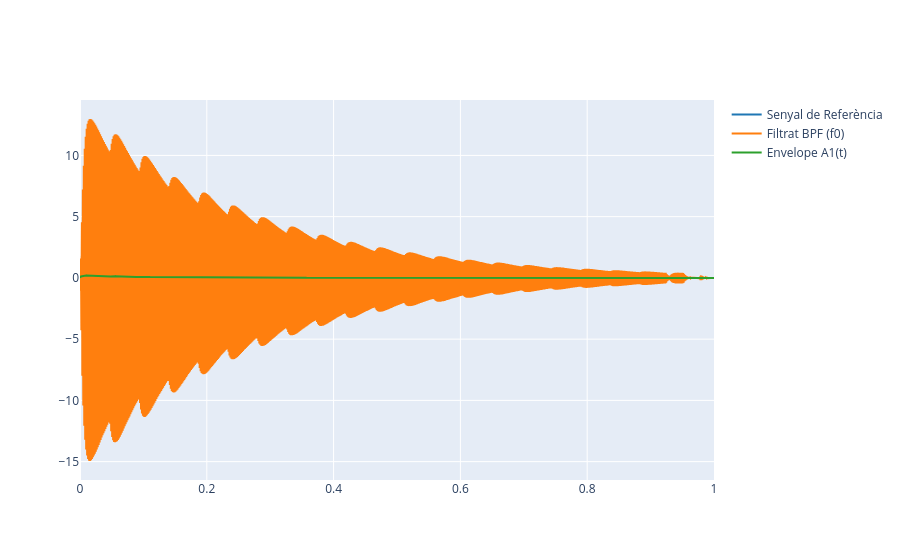

Notebook source saved alongside this figure:
### Markdown cell above
For instance, the following code should extract the envelope of the fundamental frequency component. Change the value of $f_0$ to coincide with your fundamental frequency and check the result.

### Code cell
f0 = 656.7627

#MIRAR SI LA GRÀFICA VA BÉ

bpf_f0 = bpf(ref, f0, fs, r=0.995) #Apliquem el bpf
envelope_f0 = envelope_iir(y, r=0.7) #Calculem l'envelope

plot_signals(y=[ref, bpf_f0, envelope_f0],sr=fs,name=['Senyal de Referència', 'Filtrat BPF (f0)', 'Envelope A1(t)'])

### Figure 1 — Plotly figure (JSON) as saved in the notebook; plotly's stock layout.template omitted (floating-point values rounded to 4 significant figures; data arrays with more than 128 entries replaced by an {"elided": "..."} marker saying what was removed)
{"data": [{"line": {"color": "#1f77b4", "shape": "linear"}, "mode": "lines", "name": "Senyal de Referència", "type": "scatter", "x": {"elided": "44100 float values"}, "y": {"elided": "44100 float values"}}, {"line": {"color": "#ff7f0e", "shape": "linear"}, "mode": "lines", "name": "Filtrat BPF (f0)", "type": "scatter", "x": {"elided": "44100 float values"}, "y": {"elided": "44100 float values"}}, {"line": {"color": "#2ca02c", "shape": "linear"}, "mode": "lines", "name": "Envelope A1(t)", "type": "scatter", "x": {"elided": "44100 float values"}, "y": {"elided": "44100 float values"}}], "layout": {}}
